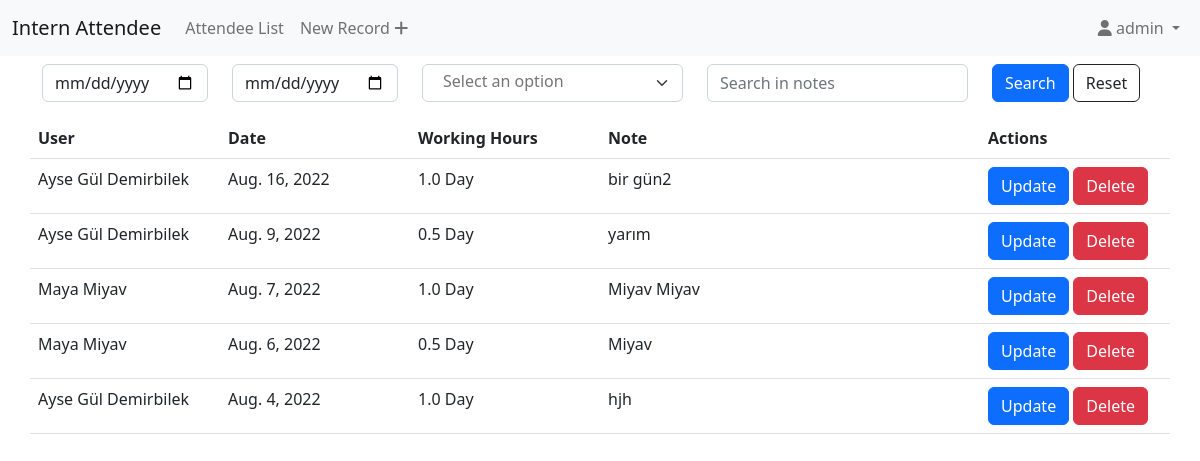
/list (signed in), run on an earlier commit of the app's database.
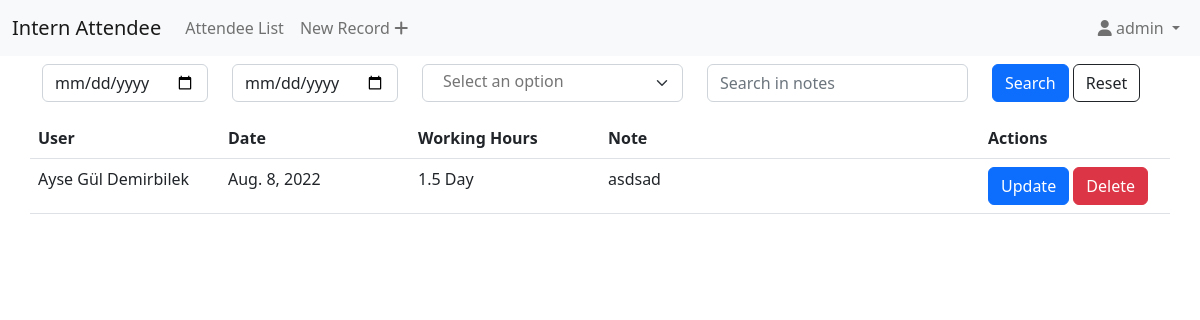
And on a later commit of the database.
### attendance/models.py (models this page shows, shortened)
class Entry(models.Model):
    WORKING_HOURS = (
         (1.0, '1 Day'),
         (0.5, '0.5 Day'),
         (1.5, '1.5 Day'),
    )
    working_hours = models.FloatField(choices=WORKING_HOURS, default=None)
    user = models.ForeignKey(User, on_delete=models.CASCADE)
    note = models.TextField(max_length=500)
    day = models.DateField(default=timezone.now)
    deleted = models.BooleanField(default=False)
    def working_hours_str(self):
        return str(self.working_hours) + ' Day'
    def user__fullname(self):
        return self.user.get_full_name()

### attendance/views.py (the view, shortened to what this page needs)
# urls.py: path('list', AttendeeList.as_view(), name='list'),
class AttendeeList(ListView, FormView):
    model = Entry
    template_name = 'attendance/entry_list.html'
    form_class = AttendeeListSearchForm
    def get(self, request):
        entries = Entry.objects.filter(deleted=False)
        start_day = request.GET.get('start_day' or None)
        end_day = request.GET.get('end_day' or None)
        user = request.GET.getlist('user' or None)
        note = request.GET.get('note' or None)
        if request.user.is_superuser:
            form = AttendeeListAdminSearchForm(request.GET)
            if user:
                entries = entries.filter(user__in=user)
        else:
            form = AttendeeListSearchForm(request.GET)
            entries = entries.filter(user=request.user)
        if start_day:
            entries = entries.filter(day__gte=start_day)
        if end_day:
            entries = entries.filter(day__lte=end_day)
        if note:
            entries = entries.filter(note__contains=note)
        entries = entries.order_by('-day')
        return render(request, self.template_name, {'form':form, 'entries': entries})

### attendance/templates/attendance/entry_list.html (shortened to what this page needs)
{% extends "attendance/base_generic.html" %}
{% load crispy_forms_tags %}
{% block content %}
    <div class="container my-2">
        {% crispy form %}
        <div class="row">
            {% if entries %}
                <table class="table table-hover">
                    <thead>
                        <tr>
                            <th>User</th>
                            <th>Date</th>
                            <th>Working Hours</th>
                            <th data-breakpoints="sm">Note</th>
                            <th data-breakpoints="sm">Actions</th>
                        </tr>
                    </thead>
                    <tbody id="recordTable">
                        {% for entry in entries %}
                            <tr>
                                <td class="col-md-2">{{ entry.user__fullname }}</td>
                                <td class="col-md-2">{{ entry.day }}</td>
                                <td class="col-md-2">{{ entry.working_hours_str }}</td>
                                <td class="col-md-4">{{ entry.note }}</td>
                                <td class="col-md-2">
                                    <button type="button" class="btn btn-primary updateModalBtn" data-id="{{entry.id}}" data-bs-toggle="modal" data-bs-target="#updateModal">Update</button>
                                    <button type="button" class="btn btn-danger deleteModalBtn" data-id="{{entry.id}}" data-bs-toggle="modal" data-bs-target="#deleteModal">Delete</button>
                                </td>
                            </tr>
                        {% endfor %}
                    </tbody>
                </table>
            {% else %}
                <p>No entries</p>
            {% endif %}
        </div>
    </div>
{% endblock content %}

### attendance/templates/attendance/base_generic.html (shortened to what this page needs)
<!DOCTYPE html>
{% load static %}
{% load static i18n %}
{% load crispy_forms_tags %}
<html lang="en">
<head>
    <link href="{% static 'attendance/css/select2.min.css'%}" rel="stylesheet" />
    <link href="https://cdn.jsdelivr.net/npm/bootstrap@5.2.0/dist/css/bootstrap.min.css" rel="stylesheet">
    <link rel="stylesheet" type="text/css" href="{% static 'attendance/css/datatables.min.css' %}">
    <link rel="stylesheet" type="text/css" href="{% static 'attendance/css/style.css' %}">
</head>
<body>
  <nav class="navbar navbar-expand-lg bg-light">
    <div class="container-fluid">
      <a class="navbar-brand" href="{% url 'index' %}">Intern Attendee</a>
        {% if user.is_authenticated %}
            <div class="collapse navbar-collapse" id="navbarNav">
              <ul class="navbar-nav w-100">
                <li class="nav-item">
                  <a class="nav-link" href="{% url 'list' %}">Attendee List</a>
                </li>
                <li class="nav-item">
                  <a class="nav-link" href="{% url 'newRecord' %}">New Record
                  <i class="fa fa-plus"></i>
                  </a>
                </li>
                <li class="nav-item dropdown ms-lg-auto">
                  <a class="nav-link dropdown-toggle cursor-pointer" data-bs-toggle="dropdown" role="button" aria-expanded="false"><span class="fa fa-user"></span> {{user.username}} </a>
                </li>
              </ul>
            </div>
        {% endif %}
    </div>
  </nav>
  {% block content %}{% endblock %}
</body>
</html>

### attendance/static/attendance/css/style.css (style rules this page uses)
.cursor-pointer { cursor: pointer; }

What changed in the data, as far as the page shows it:
no longer on this page (row edited): Entry: user__fullname "Ayse Gül Demirbilek", day "Aug. 16, 2022", working_hours_str "1.0 Day", note "bir gün2"
no longer on this page (row edited): Entry: user__fullname "Ayse Gül Demirbilek", day "Aug. 9, 2022", working_hours_str "0.5 Day", note "yarım"
no longer on this page (row edited): Entry: user__fullname "Maya Miyav", day "Aug. 7, 2022", working_hours_str "1.0 Day", note "Miyav Miyav"
no longer on this page (row edited): Entry: user__fullname "Maya Miyav", day "Aug. 6, 2022", working_hours_str "0.5 Day", note "Miyav"
no longer on this page (row edited): Entry: user__fullname "Ayse Gül Demirbilek", day "Aug. 4, 2022", working_hours_str "1.0 Day", note "hjh"
added Entry: user__fullname "Ayse Gül Demirbilek", day "Aug. 8, 2022", working_hours_str "1.5 Day", note "asdsad"
